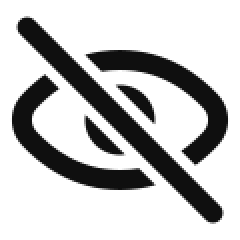
#> input picture resources/bundle/eye@3x.png, 120 x 120 px (shown 2 times larger)
$ python make_logo.py ../resources/bundle/eye@3x.png
#> lines starting #> are read from the running program, lines starting #| are printed output that depends on the picture
#!/usr/bin/env python3
"""Convert a source image into app-icon-sized PNGs for a custom app logo.

Takes a source PNG (default resources/logo.png) and writes square, opaque icon
files into resources/logo/ as fbplus_<name>@2x/@3x + iPad variants.

A transparent source (like resources/logo.png) is handled cleanly: the fully
transparent margin is trimmed so the art fills the frame, and any leftover
transparency — the rounded corners — is filled with the logo's *own* background
colour, auto-detected from its border. That is what stops the icon from showing
a white border. Pass --bg <colour> to force a fill colour instead.

The fbplus_ prefix keeps these clear of the tweak's own brand "logo" art and is
how the App Icon menu recognises a custom logo at runtime. resources/logo/ ships
inside FacebookPlus.bundle, so the icons travel with the tweak; build.sh then
promotes them to the app root and registers them in the app's Info.plist (the
home-screen icon is drawn by SpringBoard from the app bundle, not from ours).

Usage:
    python3 scripts/make_logo.py                       # resources/logo.png -> fbplus_logo.*
    python3 scripts/make_logo.py path/to/source.png    # -> fbplus_source.*
    python3 scripts/make_logo.py source.png neon       # -> fbplus_neon.*
    python3 scripts/make_logo.py source.png neon --bg "#0866FF"   # force fill colour

Requires Pillow:  pip install pillow
"""

import os
import sys

try:
    from PIL import Image
except ImportError:
    sys.exit("Pillow is required:  pip install pillow")

# Pillow 10+ moved the resampling filters onto Image.Resampling.
LANCZOS = Image.Resampling.LANCZOS


class LogoMaker:
    """Renders a source image into the app-icon PNG variants for one custom logo."""

    PREFIX = "fbplus_"
    # The variants the home screen uses, matching Facebook's own alternate icons:
    # iPhone @2x/@3x plus iPad (76pt @2x = 152) and iPad Pro (83.5pt @2x = 167).
    VARIANTS = {"@2x": 120, "@3x": 180, "-iPad@2x": 152, "-iPadPro@2x": 167}

    def __init__(self, repo=None):
        self.repo = repo or os.path.dirname(os.path.dirname(os.path.abspath(__file__)))
        self.out_dir = os.path.join(self.repo, "resources", "logo")

    # ---- colour helpers --------------------------------------------------

    def parse_bg(self, value):
        """'#RRGGBB' / 'white' / 'black' / 'auto' -> (r, g, b) or None (auto)."""
        value = (value or "").strip().lower()
        if value in ("", "auto"):
            return None
        named = {"white": (255, 255, 255), "black": (0, 0, 0)}
        if value in named:
            return named[value]
        if value.startswith("#"):
            value = value[1:]
        if len(value) == 6:
            return tuple(int(value[i:i + 2], 16) for i in (0, 2, 4))
        sys.exit(f"bad --bg colour: {value!r}")

    def auto_background(self, img):
        """The logo's own background colour: the median of the opaque pixels around
        its border. Filling leftover transparency with this keeps corners from
        turning white."""
        rgba = img.convert("RGBA")
        w, h = rgba.size
        px = rgba.load()
        step = max(1, min(w, h) // 96)
        reds, greens, blues = [], [], []

        def sample(x, y):
            r, g, b, a = px[x, y]
            if a > 200:
                reds.append(r); greens.append(g); blues.append(b)

        for x in range(0, w, step):
            sample(x, 0); sample(x, h - 1)
        for y in range(0, h, step):
            sample(0, y); sample(w - 1, y)
        if not reds:
            return (255, 255, 255)
        mid = len(reds) // 2
        return (sorted(reds)[mid], sorted(greens)[mid], sorted(blues)[mid])

    # ---- image steps -----------------------------------------------------

    def trim_transparent(self, img):
        """Crop away the fully-transparent margin so the logo fills the icon frame
        instead of floating in padding — that padding is what showed as a border."""
        if img.mode in ("RGBA", "LA") or (img.mode == "P" and "transparency" in img.info):
            rgba = img.convert("RGBA")
            bbox = rgba.getchannel("A").getbbox()
            return rgba.crop(bbox) if bbox else rgba
        return img

    def square_cover(self, img):
        """Center-crop to a square so the icon fills the frame without distortion."""
        w, h = img.size
        if w == h:
            return img
        side = min(w, h)
        left, top = (w - side) // 2, (h - side) // 2
        return img.crop((left, top, left + side, top + side))

    def flatten(self, img, bg):
        """Composite onto an opaque background — iOS app icons must not be transparent."""
        if img.mode in ("RGBA", "LA") or (img.mode == "P" and "transparency" in img.info):
            img = img.convert("RGBA")
            base = Image.new("RGBA", img.size, bg + (255,))
            base.alpha_composite(img)
            return base.convert("RGB")
        return img.convert("RGB")

    # ---- entry point -----------------------------------------------------

    def make(self, source, name, bg=None):
        """Write every fbplus_<name> variant from `source`. bg None = auto-detect."""
        if not os.path.isfile(source):
            sys.exit(f"source not found: {source}")

        img = self.square_cover(self.trim_transparent(Image.open(source)))
        if bg is None:                       # auto: match the logo's own background
            bg = self.auto_background(img)
        print(f"  background fill: #{bg[0]:02X}{bg[1]:02X}{bg[2]:02X}")
        img = self.flatten(img, bg)

        os.makedirs(self.out_dir, exist_ok=True)
        for suffix, size in self.VARIANTS.items():
            out = os.path.join(self.out_dir, f"{self.PREFIX}{name}{suffix}.png")
            img.resize((size, size), LANCZOS).save(out, "PNG")
            print(f"  {os.path.relpath(out, self.repo)}  ({size}x{size})")


def main():
    args = list(sys.argv[1:])
    maker = LogoMaker()

    bg = None   # None = auto-detect the logo's own background colour
    if "--bg" in args:
        i = args.index("--bg")
        bg = maker.parse_bg(args[i + 1] if i + 1 < len(args) else "auto")
        del args[i:i + 2]

    source = args[0] if len(args) > 0 else os.path.join(maker.repo, "resources", "logo.png")
    name = args[1] if len(args) > 1 else os.path.splitext(os.path.basename(source))[0]

    print(f"source: {os.path.relpath(source, maker.repo) if source.startswith(maker.repo) else source}")
    maker.make(source, name, bg)
#> in trim_transparent, rgba is the input picture: PIL image 120x120 RGBA; mean R, G, B, A 4.3, 4.3, 4.3, 65
#> in trim_transparent, `bbox = rgba.getchannel("A").getbbox()`: bbox = (5, 8, 115, 112)
#> in trim_transparent, `return rgba.crop(bbox) if bbox else rgba`:
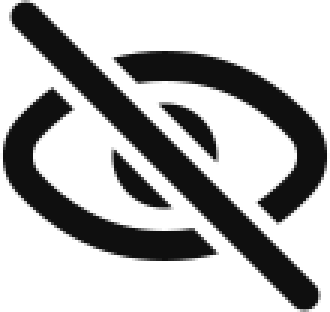
#> returned value: PIL image 110x104 RGBA (shown 3 times larger); mean R, G, B, A 5.4, 5.4, 5.4, 81.9; transparent parts drawn white
#> in square_cover, `w, h = img.size`: w = 110; h = 104
#> in square_cover, `left, top = (w - side) // 2, (h - side) // 2`: left = 3; top = 0
#> in square_cover, `return img.crop((left, top, left + side, top + side))`:
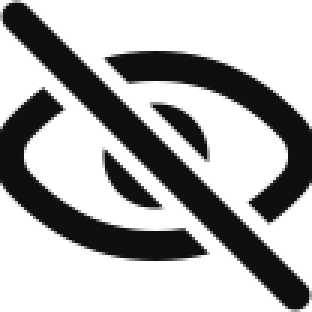
#> returned value: PIL image 104x104 RGBA (shown 3 times larger); mean R, G, B, A 5.6, 5.6, 5.6, 85.5; transparent parts drawn white
#|   background fill: #0F0F0F
#> in flatten, `return base.convert("RGB")`:
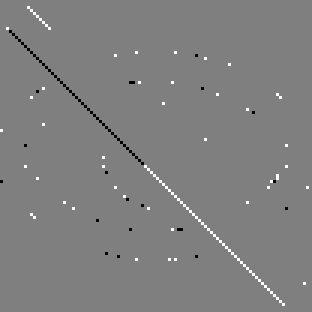
#> returned value: PIL image 104x104 RGB (shown 3 times larger); min 14, max 16, mean 15; drawn with min black and max white
#> the loop in make, `for suffix, size in self.VARIANTS.items():` made 4 passes
#> pass 1, in make, `img.resize((size, size), LANCZOS).save(out, "PNG")`:
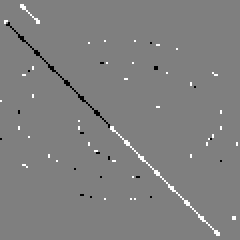
#> saved as fbplus_eye@3x@2x.png: PIL image 120x120 RGB (shown 2 times larger); min 14, max 16, mean 15; drawn with min black and max white
#> pass 2, in make, `img.resize((size, size), LANCZOS).save(out, "PNG")`:
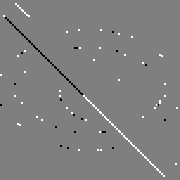
#> saved as fbplus_eye@3x@3x.png: PIL image 180x180 RGB; min 14, max 16, mean 15; drawn with min black and max white


if __name__ == "__main__":
    main()

$ run again, on resources/bundle/magic@3x.png
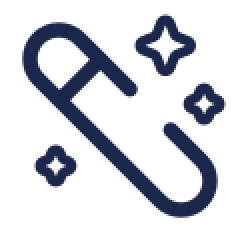
#> input picture resources/bundle/magic@3x.png, 120 x 120 px (shown 2 times larger)
#> in trim_transparent, rgba is the input picture: PIL image 120x120 RGBA; mean R, G, B, A 6.4, 8.9, 17.5, 50
#> bbox = (11, 7, 113, 109)
#> in trim_transparent, `return rgba.crop(bbox) if bbox else rgba`:
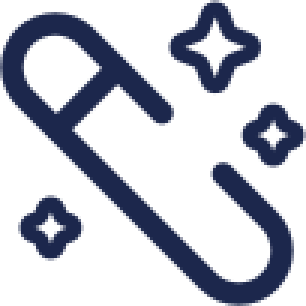
#> returned value: PIL image 102x102 RGBA (shown 3 times larger); mean R, G, B, A 8.9, 12.4, 24.2, 69.3; transparent parts drawn white
#> in square_cover, `w, h = img.size`: w = 102
#|   background fill: #FFFFFF
#> the loop in make, `for suffix, size in self.VARIANTS.items():` made 4 passes
#> pass 2, in make, `img.resize((size, size), LANCZOS).save(out, "PNG")`:
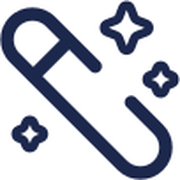
#> saved as fbplus_magic@3x@3x.png: PIL image 180x180 RGB; mean R, G, B 192.9, 195.9, 206
